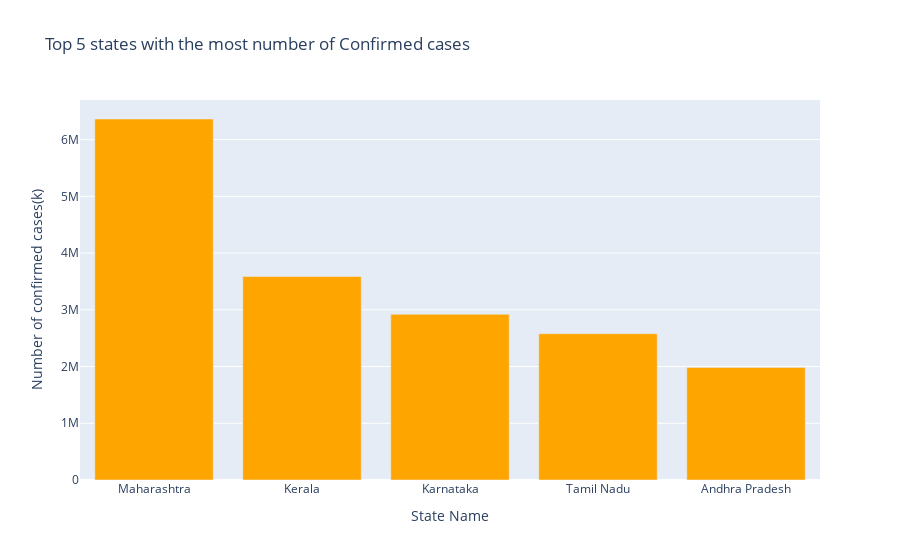

Notebook code for this chart:
### Code cell
# Bar plot for t5_conf

plot2 = px.bar(t5_conf,t5_conf.index,t5_conf.Confirmed,title='Top 5 states with the most number of Confirmed cases',
               labels={t5_conf.index.name:'State Name',t5_conf.Confirmed.name:'Number of confirmed cases(k)'}
               ,color_discrete_sequence=['orange'])
iplot(plot2)

#hover over the plot line for exact number of cases

### Figure 1 — Plotly figure (JSON) as saved in the notebook; plotly's stock layout.template omitted (floating-point values rounded to 4 significant figures)
{"data": [{"alignmentgroup": "True", "hovertemplate": "State Name=%{x}<br>Number of confirmed cases(k)=%{y}<extra></extra>", "legendgroup": "", "marker": {"color": "orange", "pattern": {"shape": ""}}, "name": "", "offsetgroup": "", "orientation": "v", "showlegend": false, "textposition": "auto", "type": "bar", "x": ["Maharashtra", "Kerala", "Karnataka", "Tamil Nadu", "Andhra Pradesh"], "xaxis": "x", "y": [6363442, 3586693, 2921049, 2579130, 1985182], "yaxis": "y"}], "layout": {"barmode": "relative", "legend": {"tracegroupgap": 0}, "title": {"text": "Top 5 states with the most number of Confirmed cases"}, "xaxis": {"anchor": "y", "domain": [0, 1], "title": {"text": "State Name"}}, "yaxis": {"anchor": "x", "domain": [0, 1], "title": {"text": "Number of confirmed cases(k)"}}}}
